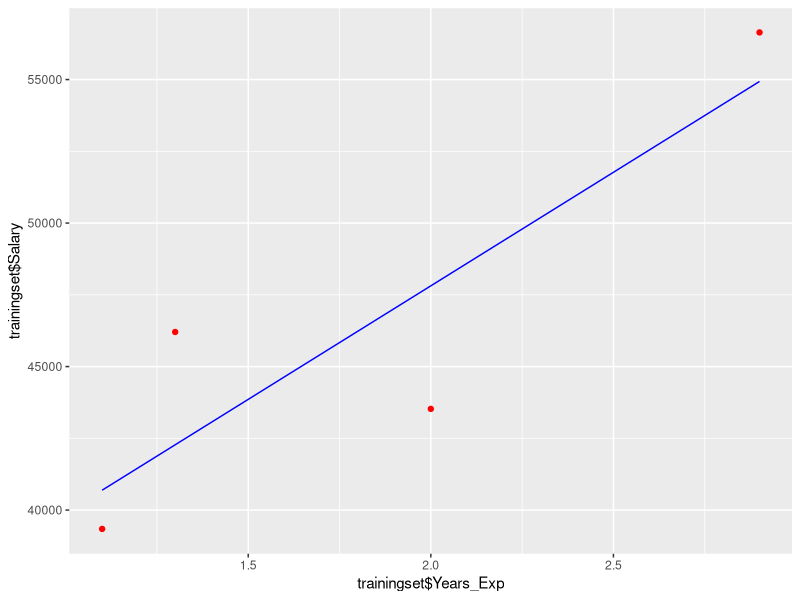

R code for this plot:
# LINEAR REGRESSION

library(caTools)
library(ggplot2)

data <- data.frame(
Years_Exp = c(1.1,1.3,1.5,2.0,2.2,2.9),
Salary = c(39343,46205,37731,43525,39891,56642)
)

split <- sample.split(data$Salary, SplitRatio=0.7)

trainingset <- subset(data, split==TRUE)

testset <- subset(data, split==FALSE)

lm.r <- lm(formula = Salary ~ Years_Exp,
data = trainingset)

summary(lm.r)

new_data <- data.frame(Years_Exp = c(4.0,4.5))

predict(lm.r, newdata = new_data)

ggplot() +
geom_point(aes(x=trainingset$Years_Exp,
y=trainingset$Salary),
colour='red') +

geom_line(aes(x=trainingset$Years_Exp,
y=predict(lm.r,newdata=trainingset)),
colour='blue')
